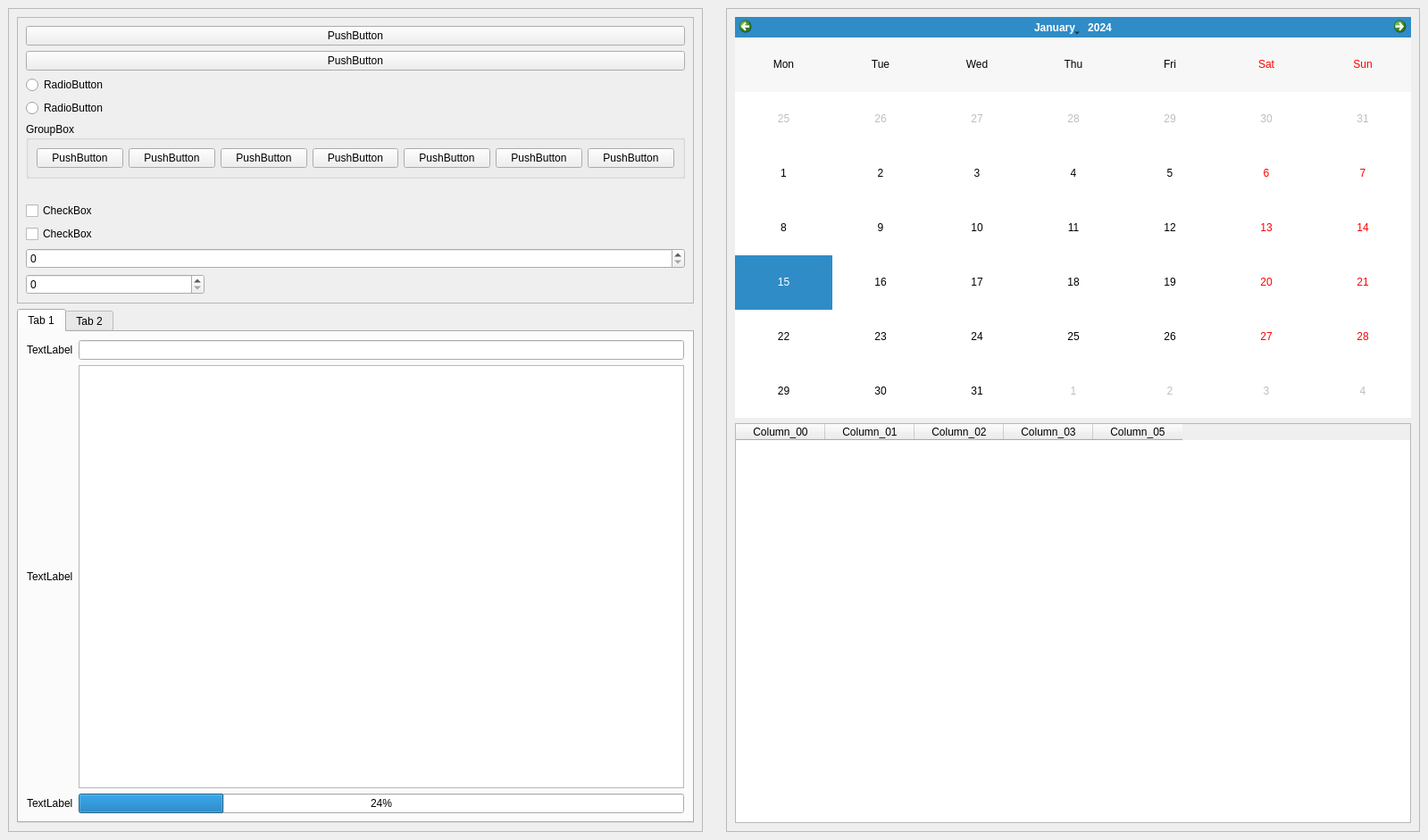
<?xml version="1.0" encoding="UTF-8"?>
<ui version="4.0">
 <class>MainWindow</class>
 <widget class="QMainWindow" name="MainWindow">
  <property name="geometry">
   <rect>
    <x>0</x>
    <y>0</y>
    <width>1599</width>
    <height>941</height>
   </rect>
  </property>
  <property name="windowTitle">
   <string>MainWindow</string>
  </property>
  <widget class="QWidget" name="centralwidget">
   <layout class="QHBoxLayout" name="horizontalLayout">
    <item>
     <widget class="QFrame" name="frame_Direita">
      <property name="minimumSize">
       <size>
        <width>700</width>
        <height>0</height>
       </size>
      </property>
      <property name="frameShape">
       <enum>QFrame::StyledPanel</enum>
      </property>
      <property name="frameShadow">
       <enum>QFrame::Raised</enum>
      </property>
      <layout class="QVBoxLayout" name="verticalLayout">
       <item>
        <widget class="QFrame" name="frame">
         <property name="minimumSize">
          <size>
           <width>0</width>
           <height>300</height>
          </size>
         </property>
         <property name="frameShape">
          <enum>QFrame::StyledPanel</enum>
         </property>
         <property name="frameShadow">
          <enum>QFrame::Raised</enum>
         </property>
         <layout class="QVBoxLayout" name="verticalLayout_2">
          <item>
           <widget class="QPushButton" name="pushButton_3">
            <property name="text">
             <string>PushButton</string>
            </property>
           </widget>
          </item>
          <item>
           <widget class="QPushButton" name="pushButton_4">
            <property name="text">
             <string>PushButton</string>
            </property>
           </widget>
          </item>
          <item>
           <widget class="QRadioButton" name="radioButton">
            <property name="text">
             <string>RadioButton</string>
            </property>
           </widget>
          </item>
          <item>
           <widget class="QRadioButton" name="radioButton_2">
            <property name="text">
             <string>RadioButton</string>
            </property>
           </widget>
          </item>
          <item>
           <widget class="QGroupBox" name="groupBox">
            <property name="title">
             <string>GroupBox</string>
            </property>
            <layout class="QHBoxLayout" name="horizontalLayout_2">
             <item>
              <widget class="QPushButton" name="pushButton_10">
               <property name="text">
                <string>PushButton</string>
               </property>
              </widget>
             </item>
             <item>
              <widget class="QPushButton" name="pushButton_11">
               <property name="text">
                <string>PushButton</string>
               </property>
              </widget>
             </item>
             <item>
              <widget class="QPushButton" name="pushButton_9">
               <property name="text">
                <string>PushButton</string>
               </property>
              </widget>
             </item>
             <item>
              <widget class="QPushButton" name="pushButton_6">
               <property name="text">
                <string>PushButton</string>
               </property>
              </widget>
             </item>
             <item>
              <widget class="QPushButton" name="pushButton_7">
               <property name="text">
                <string>PushButton</string>
               </property>
              </widget>
             </item>
             <item>
              <widget class="QPushButton" name="pushButton_8">
               <property name="text">
                <string>PushButton</string>
               </property>
              </widget>
             </item>
             <item>
              <widget class="QPushButton" name="pushButton_5">
               <property name="text">
                <string>PushButton</string>
               </property>
              </widget>
             </item>
            </layout>
           </widget>
          </item>
          <item>
           <spacer name="horizontalSpacer">
            <property name="orientation">
             <enum>Qt::Horizontal</enum>
            </property>
            <property name="sizeHint" stdset="0">
             <size>
              <width>40</width>
              <height>20</height>
             </size>
            </property>
           </spacer>
          </item>
          <item>
           <widget class="QCheckBox" name="checkBox">
            <property name="text">
             <string>CheckBox</string>
            </property>
           </widget>
          </item>
          <item>
           <widget class="QCheckBox" name="checkBox_2">
            <property name="text">
             <string>CheckBox</string>
            </property>
           </widget>
          </item>
          <item>
           <widget class="QSpinBox" name="spinBox"/>
          </item>
          <item>
           <widget class="QSpinBox" name="spinBox_2">
            <property name="maximumSize">
             <size>
              <width>200</width>
              <height>16777215</height>
             </size>
            </property>
           </widget>
          </item>
         </layout>
        </widget>
       </item>
       <item>
        <widget class="QTabWidget" name="tabWidget">
         <property name="currentIndex">
          <number>0</number>
         </property>
         <widget class="QWidget" name="tab">
          <attribute name="title">
           <string>Tab 1</string>
          </attribute>
          <layout class="QGridLayout" name="gridLayout_2">
           <item row="1" column="0">
            <widget class="QLabel" name="label_2">
             <property name="text">
              <string>TextLabel</string>
             </property>
            </widget>
           </item>
           <item row="0" column="0">
            <widget class="QLabel" name="label">
             <property name="text">
              <string>TextLabel</string>
             </property>
            </widget>
           </item>
           <item row="0" column="2">
            <widget class="QLineEdit" name="lineEdit"/>
           </item>
           <item row="1" column="2">
            <widget class="QTextEdit" name="textEdit"/>
           </item>
           <item row="2" column="2">
            <widget class="QProgressBar" name="progressBar">
             <property name="value">
              <number>24</number>
             </property>
            </widget>
           </item>
           <item row="2" column="0">
            <widget class="QLabel" name="label_3">
             <property name="text">
              <string>TextLabel</string>
             </property>
            </widget>
           </item>
          </layout>
         </widget>
         <widget class="QWidget" name="tab_2">
          <attribute name="title">
           <string>Tab 2</string>
          </attribute>
         </widget>
        </widget>
       </item>
      </layout>
     </widget>
    </item>
    <item>
     <spacer name="verticalSpacer">
      <property name="orientation">
       <enum>Qt::Vertical</enum>
      </property>
      <property name="sizeHint" stdset="0">
       <size>
        <width>20</width>
        <height>40</height>
       </size>
      </property>
     </spacer>
    </item>
    <item>
     <widget class="QFrame" name="frame_Esquerda">
      <property name="minimumSize">
       <size>
        <width>658</width>
        <height>0</height>
       </size>
      </property>
      <property name="frameShape">
       <enum>QFrame::StyledPanel</enum>
      </property>
      <property name="frameShadow">
       <enum>QFrame::Raised</enum>
      </property>
      <layout class="QGridLayout" name="gridLayout">
       <item row="1" column="0">
        <widget class="QTableWidget" name="tableWidget_2">
         <column>
          <property name="text">
           <string>Column_00</string>
          </property>
         </column>
         <column>
          <property name="text">
           <string>Column_01</string>
          </property>
         </column>
         <column>
          <property name="text">
           <string>Column_02</string>
          </property>
         </column>
         <column>
          <property name="text">
           <string>Column_03</string>
          </property>
         </column>
         <column>
          <property name="text">
           <string>Column_05</string>
          </property>
         </column>
        </widget>
       </item>
       <item row="0" column="0">
        <widget class="QCalendarWidget" name="calendarWidget">
         <property name="selectionMode">
          <enum>QCalendarWidget::SingleSelection</enum>
         </property>
         <property name="horizontalHeaderFormat">
          <enum>QCalendarWidget::ShortDayNames</enum>
         </property>
         <property name="verticalHeaderFormat">
          <enum>QCalendarWidget::NoVerticalHeader</enum>
         </property>
         <property name="navigationBarVisible">
          <bool>true</bool>
         </property>
         <property name="dateEditEnabled">
          <bool>true</bool>
         </property>
        </widget>
       </item>
      </layout>
     </widget>
    </item>
   </layout>
  </widget>
  <widget class="QMenuBar" name="menubar">
   <property name="geometry">
    <rect>
     <x>0</x>
     <y>0</y>
     <width>1599</width>
     <height>22</height>
    </rect>
   </property>
  </widget>
 </widget>
 <resources/>
 <connections/>
</ui>
